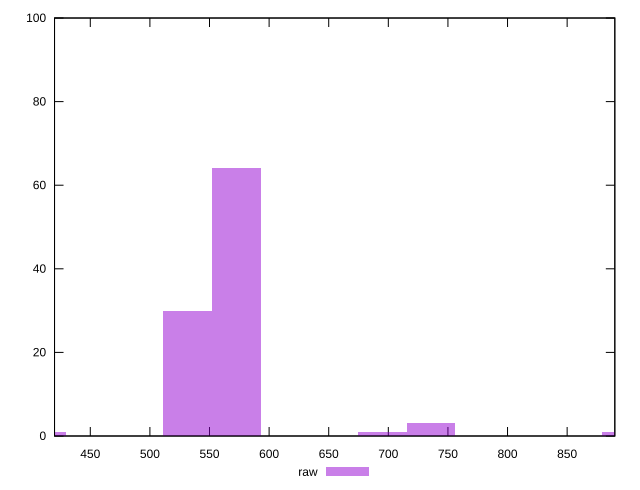

This figure's gnuplot source:
reset

$raw <<EOF
572.3597640912648 64
531.4769237990315 30
735.8911252601976 3
408.828402922332 1
695.0082849679643 1
899.4224864291303 1
EOF

set key outside below
set boxwidth 40.8828402922332
set xrange [420:890]
set yrange [0:100]
set trange [0:100]
set style fill transparent solid 0.5 noborder
set terminal svg size 640, 490 enhanced background rgb 'white'
set output "report_00009_2021-02-08T22-37-41.559Z/uses-http2/samples/pages+cached+noadtech+nomedia/raw/histogram.svg"

plot $raw title "raw" with boxes

reset
